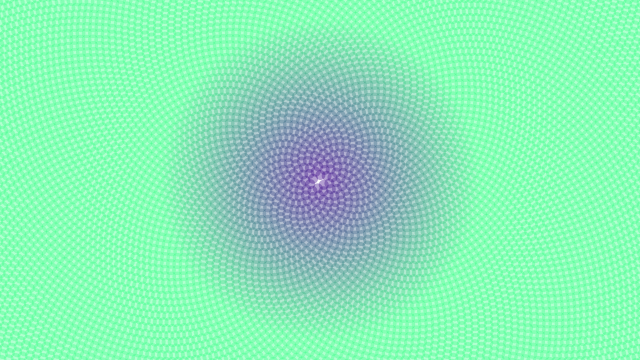
Frame 1 (no input)
Frame 60 (the mouse pressed at the canvas centre just before this capture): identical to frame 1, image omitted
Frame 120 (the mouse held since frame 60 and released just before this capture): identical to frame 1, image omitted

The Processing sketch that drew this single still picture (run headless with seeded random() and noise(); from frame 60 on, the mouse is pressed at the canvas centre):

// Processing sketch: derekFlowersCorrected
// ── derekFlowersCorrected.pde


int n = 1;
int c = 10;


void setup() {
  size(640,360);  
  background(255);
  noStroke();
}

void circle(){
  n++;
  float r = c*sqrt(n*2);
  float radius = 10;
  float theta = n*PI*(3-sqrt(5));
  
  fill(62,map(r,1,width,0,255),138,100);
  ellipse(r*cos(theta)/4,r*sin(theta)/4,radius,radius);
  //rotate(theta);
}

void draw() {
  if (n == 1) {
      translate(width/2,height/2);
      for (int i=0;i < 20000;i++){
        circle();
      }
  }
 
}
